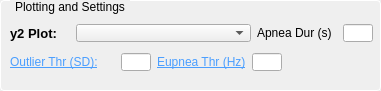
               <widget class="QGroupBox" name="groupBox_4">
                <property name="minimumSize">
                 <size>
                  <width>381</width>
                  <height>91</height>
                 </size>
                </property>
                <property name="maximumSize">
                 <size>
                  <width>381</width>
                  <height>91</height>
                 </size>
                </property>
                <property name="styleSheet">
                 <string notr="true">QGroupBox {
            border: 1px solid #ffffff;
            border-radius: 4px;
            margin-top: 0.5em;
            padding-top: 0.5em;
        }

        QGroupBox::title {
            subcontrol-origin: margin;
            left: 10px;
            padding: 0 3px 0 3px;
        }</string>
                </property>
                <property name="title">
                 <string>Plotting and Settings</string>
                </property>
                <widget class="QWidget" name="">
                 <property name="geometry">
                  <rect>
                   <x>10</x>
                   <y>20</y>
                   <width>367</width>
                   <height>56</height>
                  </rect>
                 </property>
                 <layout class="QVBoxLayout" name="verticalLayout_7">
                  <item>
                   <layout class="QHBoxLayout" name="horizontalLayout_6">
                    <item>
                     <widget class="QLabel" name="y2plotlabel">
                      <property name="sizePolicy">
                       <sizepolicy hsizetype="Fixed" vsizetype="Preferred">
                        <horstretch>0</horstretch>
                        <verstretch>0</verstretch>
                       </sizepolicy>
                      </property>
                      <property name="minimumSize">
                       <size>
                        <width>60</width>
                        <height>0</height>
                       </size>
                      </property>
                      <property name="maximumSize">
                       <size>
                        <width>60</width>
                        <height>16777215</height>
                       </size>
                      </property>
                      <property name="font">
                       <font>
                        <pointsize>10</pointsize>
                        <bold>true</bold>
                       </font>
                      </property>
                      <property name="text">
                       <string>y2 Plot:</string>
                      </property>
                      <property name="alignment">
                       <set>Qt::AlignLeading|Qt::AlignLeft|Qt::AlignVCenter</set>
                      </property>
                     </widget>
                    </item>
                    <item>
                     <widget class="QComboBox" name="y2plot_dropdown">
                      <property name="sizePolicy">
                       <sizepolicy hsizetype="Fixed" vsizetype="Fixed">
                        <horstretch>0</horstretch>
                        <verstretch>0</verstretch>
                       </sizepolicy>
                      </property>
                      <property name="minimumSize">
                       <size>
                        <width>175</width>
                        <height>18</height>
                       </size>
                      </property>
                      <property name="maximumSize">
                       <size>
                        <width>175</width>
                        <height>18</height>
                       </size>
                      </property>
                      <property name="font">
                       <font>
                        <pointsize>8</pointsize>
                       </font>
                      </property>
                     </widget>
                    </item>
                    <item>
                     <widget class="QLabel" name="ApneaDurLabel">
                      <property name="sizePolicy">
                       <sizepolicy hsizetype="Fixed" vsizetype="Fixed">
                        <horstretch>0</horstretch>
                        <verstretch>0</verstretch>
                       </sizepolicy>
                      </property>
                      <property name="minimumSize">
                       <size>
                        <width>80</width>
                        <height>0</height>
                       </size>
                      </property>
                      <property name="maximumSize">
                       <size>
                        <width>80</width>
                        <height>16777215</height>
                       </size>
                      </property>
                      <property name="toolTip">
                       <string>Minimum gap duration (in seconds) between breaths to be classified as an apnea event</string>
                      </property>
                      <property name="text">
                       <string>Apnea Dur (s)</string>
                      </property>
                     </widget>
                    </item>
                    <item>
                     <widget class="QLineEdit" name="ApneaThresh">
                      <property name="sizePolicy">
                       <sizepolicy hsizetype="Fixed" vsizetype="Fixed">
                        <horstretch>0</horstretch>
                        <verstretch>0</verstretch>
                       </sizepolicy>
                      </property>
                      <property name="minimumSize">
                       <size>
                        <width>0</width>
                        <height>18</height>
                       </size>
                      </property>
                      <property name="maximumSize">
                       <size>
                        <width>30</width>
                        <height>18</height>
                       </size>
                      </property>
                      <property name="font">
                       <font>
                        <pointsize>8</pointsize>
                       </font>
                      </property>
                     </widget>
                    </item>
                   </layout>
                  </item>
                  <item>
                   <layout class="QHBoxLayout" name="horizontalLayout_11">
                    <item>
                     <widget class="QPushButton" name="OutlierThreshButton">
                      <property name="minimumSize">
                       <size>
                        <width>105</width>
                        <height>0</height>
                       </size>
                      </property>
                      <property name="maximumSize">
                       <size>
                        <width>105</width>
                        <height>16777215</height>
                       </size>
                      </property>
                      <property name="cursor">
                       <cursorShape>PointingHandCursor</cursorShape>
                      </property>
                      <property name="toolTip">
                       <string>Click to select which metrics to use for outlier detection</string>
                      </property>
                      <property name="styleSheet">
                       <string>QPushButton {
    text-align: left;
    border: none;
    background: transparent;
    text-decoration: underline;
    color: #4A9EFF;
}
QPushButton:hover {
    color: #6BB6FF;
}</string>
                      </property>
                      <property name="text">
                       <string>Outlier Thr (SD):</string>
                      </property>
                     </widget>
                    </item>
                    <item>
                     <widget class="QLineEdit" name="OutlierSD">
                      <property name="minimumSize">
                       <size>
                        <width>30</width>
                        <height>18</height>
                       </size>
                      </property>
                      <property name="maximumSize">
                       <size>
                        <width>30</width>
                        <height>18</height>
                       </size>
                      </property>
                      <property name="font">
                       <font>
                        <pointsize>8</pointsize>
                       </font>
                      </property>
                     </widget>
                    </item>
                    <item>
                     <widget class="QPushButton" name="EupneaThreshButton">
                      <property name="sizePolicy">
                       <sizepolicy hsizetype="Fixed" vsizetype="Preferred">
                        <horstretch>0</horstretch>
                        <verstretch>0</verstretch>
                       </sizepolicy>
                      </property>
                      <property name="maximumSize">
                       <size>
                        <width>105</width>
                        <height>16777215</height>
                       </size>
                      </property>
                      <property name="cursor">
                       <cursorShape>PointingHandCursor</cursorShape>
                      </property>
                      <property name="toolTip">
                       <string>Click to configure eupnea detection parameters</string>
                      </property>
                      <property name="layoutDirection">
                       <enum>Qt::LeftToRight</enum>
                      </property>
                      <property name="styleSheet">
                       <string>QPushButton {
    text-align: left;
    border: none;
    background: transparent;
    text-decoration: underline;
    color: #4A9EFF;
}
QPushButton:hover {
    color: #6BB6FF;
}</string>
                      </property>
                      <property name="text">
                       <string>Eupnea Thr (Hz)</string>
                      </property>
                     </widget>
                    </item>
                    <item>
                     <widget class="QLineEdit" name="EupneaThresh">
                      <property name="sizePolicy">
                       <sizepolicy hsizetype="Fixed" vsizetype="Fixed">
                        <horstretch>0</horstretch>
                        <verstretch>0</verstretch>
                       </sizepolicy>
                      </property>
                      <property name="minimumSize">
                       <size>
                        <width>30</width>
                        <height>18</height>
                       </size>
                      </property>
                      <property name="maximumSize">
                       <size>
                        <width>30</width>
                        <height>18</height>
                       </size>
                      </property>
                      <property name="font">
                       <font>
                        <pointsize>8</pointsize>
                       </font>
                      </property>
                     </widget>
                    </item>
                    <item>
                     <spacer name="horizontalSpacer_3">
                      <property name="orientation">
                       <enum>Qt::Horizontal</enum>
                      </property>
                      <property name="sizeHint" stdset="0">
                       <size>
                        <width>40</width>
                        <height>20</height>
                       </size>
                      </property>
                     </spacer>
                    </item>
                   </layout>
                  </item>
                 </layout>
                </widget>
               </widget>
